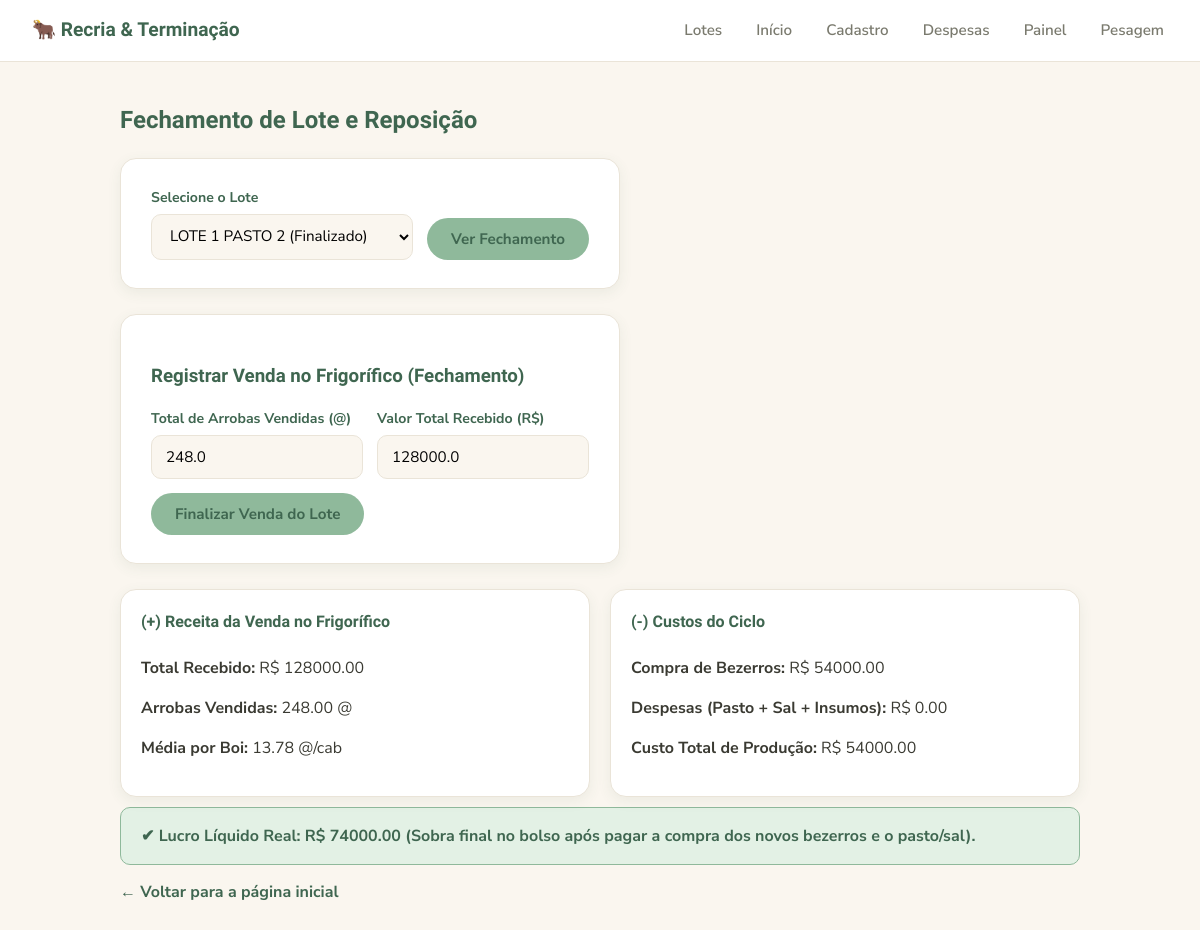
Screenshot of /painel?lote_id=1 with the database file from the repository.
### tables this page shows
CREATE TABLE lotes (
            id INTEGER PRIMARY KEY AUTOINCREMENT,
            identificacao TEXT NOT NULL,
            fase_atual TEXT NOT NULL,
            data_inicio TEXT NOT NULL,
            qtd_cabecas INTEGER DEFAULT 0,
            custo_bezerro_unitario REAL DEFAULT 0,
            custo_total_compra REAL DEFAULT 0,
            valor_venda_total REAL DEFAULT 0,
            total_arrobas_vendidas REAL DEFAULT 0,
            status TEXT DEFAULT 'Em Andamento'
        );

### app.py (the view)
@app.route('/painel')
def painel():
    conexao = conectar()
    lista_lotes = conexao.execute('SELECT * FROM lotes').fetchall()
    lote_id = request.args.get('lote_id', type=int)
    lote_selecionado = None
    custo_despesas = 0
    balanco_final = None
    if lote_id:
        lote_selecionado = conexao.execute(
            'SELECT * FROM lotes WHERE id = ?', (lote_id,)
        ).fetchone()
        custo_despesas = conexao.execute(
            'SELECT COALESCE(SUM(valor), 0) as total FROM despesas WHERE lote_id = ?',
            (lote_id,)
        ).fetchone()['total']
        if lote_selecionado:
            custo_total_operacao = lote_selecionado['custo_total_compra'] + custo_despesas
            sobra_liquida = lote_selecionado['valor_venda_total'] - custo_total_operacao
            balanco_final = {
                'custo_compra_bezerros': lote_selecionado['custo_total_compra'],
                'custo_despesas': custo_despesas,
                'custo_total_operacao': custo_total_operacao,
                'receita_venda': lote_selecionado['valor_venda_total'],
                'sobra_liquida': sobra_liquida
            }
    conexao.close()
    return render_template(
        'painel.html',
        lotes=lista_lotes,
        lote_selecionado=lote_selecionado,
        balanco=balanco_final
    )

### config_banco.py (called while the page is built)
def conectar():
    conexao = sqlite3.connect(CAMINHO_BANCO)
    conexao.row_factory = sqlite3.Row
    return conexao

### templates/painel.html (shortened to what this page needs)
{% extends "base.html" %}
{% block conteudo %}
<h2>Fechamento de Lote e Reposição</h2>
<form action="{{ url_for('painel') }}" method="GET" class="form-caixa form-linha">
    <div class="campo">
        <label for="lote_id">Selecione o Lote</label>
        <select name="lote_id" id="lote_id" required>
            {% for lote in lotes %}
            <option value="{{ lote.id }}" {% if lote_selecionado and lote.id == lote_selecionado.id %}selected{% endif %}>
                {{ lote.identificacao }} ({{ lote.status }})
            </option>
            {% endfor %}
        </select>
    </div>
    <button type="submit">Ver Fechamento</button>
</form>
{% if lote_selecionado %}
    <div class="form-caixa">
        <h3>Registrar Venda no Frigorífico (Fechamento)</h3>
        <form action="{{ url_for('registrar_venda') }}" method="POST" class="form-linha">
            <div class="campo">
                <label>Total de Arrobas Vendidas (@)</label>
                <input type="number" step="0.01" name="total_arrobas_vendidas" value="{{ lote_selecionado.total_arrobas_vendidas }}" required>
            </div>
            <div class="campo">
                <label>Valor Total Recebido (R$)</label>
                <input type="number" step="0.01" name="valor_venda_total" value="{{ lote_selecionado.valor_venda_total }}" required>
            </div>
            <button type="submit">Finalizar Venda do Lote</button>
        </form>
    </div>
    {% if balanco %}
    <div class="painel-comparativo">
        <div class="card">
            <h4>(+) Receita da Venda no Frigorífico</h4>
            <p><strong>Total Recebido:</strong> R$ {{ "%.2f"|format(balanco.receita_venda) }}</p>
            <p><strong>Arrobas Vendidas:</strong> {{ "%.2f"|format(lote_selecionado.total_arrobas_vendidas) }} @</p>
            <p><strong>Média por Boi:</strong> {{ "%.2f"|format(lote_selecionado.total_arrobas_vendidas / (lote_selecionado.qtd_cabecas or 1)) }} @/cab</p>
        </div>
        <div class="card">
            <h4>(-) Custos do Ciclo</h4>
            <p><strong>Compra de Bezerros:</strong> R$ {{ "%.2f"|format(balanco.custo_compra_bezerros) }}</p>
            <p><strong>Despesas (Pasto + Sal + Insumos):</strong> R$ {{ "%.2f"|format(balanco.custo_despesas) }}</p>
            <p><strong>Custo Total de Produção:</strong> R$ {{ "%.2f"|format(balanco.custo_total_operacao) }}</p>
        </div>
    </div>
    {% if balanco.sobra_liquida >= 0 %}
        <div class="alerta-verde">
            ✔ <strong>Lucro Líquido Real:</strong> R$ {{ "%.2f"|format(balanco.sobra_liquida) }}
            (Sobra final no bolso após pagar a compra dos novos bezerros e o pasto/sal).
        </div>
    {% else %}
        <div class="alerta-vermelho">
            ⚠ <strong>Resultado Negativo:</strong> R$ {{ "%.2f"|format(balanco.sobra_liquida) }}
        </div>
    {% endif %}
    {% endif %}
{% endif %}
<a class="voltar" href="{{ url_for('index') }}">← Voltar para a página inicial</a>
{% endblock %}

### templates/base.html (shortened to what this page needs)
<!DOCTYPE html>
<html lang="pt-br">
<head>
    <link rel="stylesheet" href="{{ url_for('static', filename='style.css') }}">
</head>
<body>
    <nav class="navbar">
        <div class="navbar-marca">🐂 Recria &amp; Terminação</div>
        <div class="navbar-links">
            <a href="{{ url_for('lotes') }}">Lotes</a>
            <a href="{{ url_for('index') }}">Início</a>
            <a href="{{ url_for('cadastro') }}">Cadastro</a>
            <a href="{{ url_for('despesas') }}">Despesas</a>
            <a href="{{ url_for('painel') }}">Painel</a>
            <a href="{{ url_for('pesagem') }}">Pesagem</a>
        </div>
    </nav>
    <main class="conteudo">
        {% block conteudo %}{% endblock %}
    </main>
</body>
</html>

### static/style.css (style rules this page uses)
* { box-sizing: border-box; }
:root { --verde-salvia: #8FB99B; --verde-escuro: #3F6650; --creme: #FAF6EF; --branco: #FFFFFF; --terracota: #E8B4A0; --terracota-escuro: #A65D45; --texto: #3A3A32; --texto-suave: #7A7A6E; --borda: #EAE4D8; --raio: 16px; --raio-peq: 10px; --sombra: 0 4px 14px rgba(63, 102, 80, 0.08); }
body { font-family: 'Nunito Sans', Arial, sans-serif; background-color: var(--creme); margin: 0; color: var(--texto); line-height: 1.5; }
h1, h2, h3, h4 { font-family: 'Baloo 2', 'Nunito Sans', sans-serif; color: var(--verde-escuro); font-weight: 600; }
.navbar { background-color: var(--branco); color: var(--verde-escuro); padding: 16px 32px; display: flex; justify-content: space-between; align-items: center; flex-wrap: wrap; border-bottom: 1px solid var(--borda); }
.navbar-marca { font-family: 'Baloo 2', sans-serif; font-weight: 700; font-size: 1.2rem; color: var(--verde-escuro); }
.navbar-links a { color: var(--texto-suave); text-decoration: none; margin-left: 22px; font-size: 0.95rem; font-weight: 600; padding: 6px 4px; border-bottom: 2px solid transparent; transition: color 0.15s ease, border-color 0.15s ease; }
.conteudo { max-width: 1000px; margin: 40px auto; padding: 0 20px; }
.form-caixa { background-color: var(--branco); border: 1px solid var(--borda); border-radius: var(--raio); padding: 28px 30px; max-width: 500px; margin-bottom: 25px; box-shadow: var(--sombra); }
.campo { margin-bottom: 18px; }
.campo label { display: block; margin-bottom: 6px; font-weight: 700; font-size: 0.88rem; color: var(--verde-escuro); }
.campo input, .campo select { width: 100%; padding: 11px 14px; border: 1.5px solid var(--borda); border-radius: var(--raio-peq); font-size: 0.95rem; font-family: 'Nunito Sans', sans-serif; background-color: var(--creme); transition: border-color 0.15s ease, background-color 0.15s ease; }
.form-linha { display: flex; gap: 14px; align-items: flex-end; flex-wrap: wrap; }
.form-linha .campo { flex: 1; min-width: 140px; margin-bottom: 0; }
button, .botao { background-color: var(--verde-salvia); color: var(--verde-escuro); border: none; padding: 11px 24px; border-radius: 999px; font-size: 0.95rem; font-weight: 700; font-family: 'Nunito Sans', sans-serif; cursor: pointer; transition: background-color 0.15s ease, transform 0.1s ease; }
.voltar { display: inline-block; margin-top: 15px; color: var(--verde-escuro); text-decoration: none; font-weight: 700; }
.alerta-verde { background-color: #E3F1E5; color: var(--verde-escuro); padding: 16px 20px; border: 1.5px solid var(--verde-salvia); margin-top: 10px; font-weight: 700; border-radius: var(--raio-peq); }
.painel-comparativo { display: flex; gap: 20px; margin-top: 20px; flex-wrap: wrap; }
.card { border: 1px solid var(--borda); padding: 20px; border-radius: var(--raio); flex: 1; min-width: 200px; background-color: var(--branco); box-shadow: var(--sombra); }
.card h4 { margin-top: 0; color: var(--verde-escuro); }

### rows the page displays
lotes: total_arrobas_vendidas "248.0", valor_venda_total "128000.0", receita_venda "128000.00", total_arrobas_vendidas "248.00", total_arrobas_vendidas+qtd_cabecas "13.78", custo_compra_bezerros "54000.00"

### other values shown
{{ "%.2f"|format(balanco.custo_despesas) }} "0.00"
{{ "%.2f"|format(balanco.custo_total_operacao) }} "54000.00"
{{ "%.2f"|format(balanco.sobra_liquida) }} "74000.00"
form field lote_id "LOTE 1 PASTO 2 (Finalizado)"
